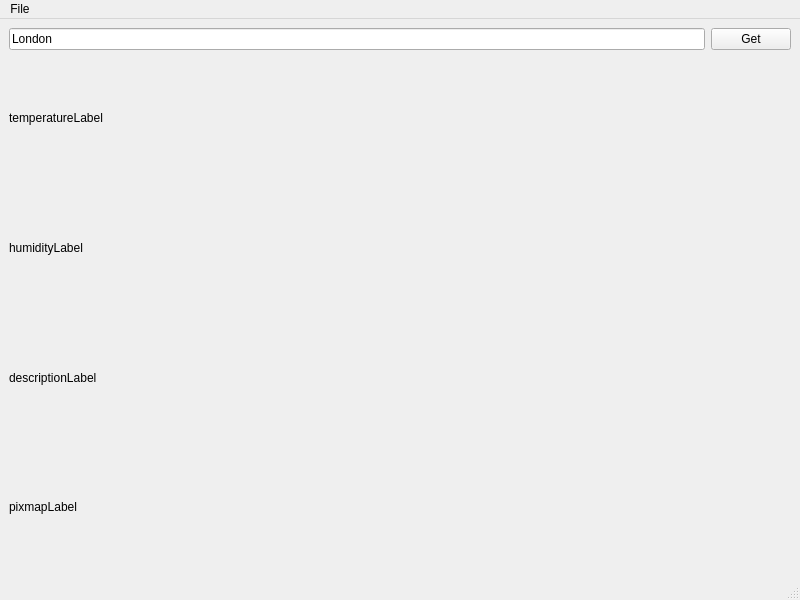
<?xml version="1.0" encoding="UTF-8"?>
<ui version="4.0">
 <class>MainWindow</class>
 <widget class="QMainWindow" name="MainWindow">
  <property name="geometry">
   <rect>
    <x>0</x>
    <y>0</y>
    <width>800</width>
    <height>600</height>
   </rect>
  </property>
  <property name="windowTitle">
   <string>My Weather</string>
  </property>
  <property name="windowIcon">
   <iconset theme="QIcon::ThemeIcon::WeatherStorm"/>
  </property>
  <widget class="QWidget" name="centralwidget">
   <layout class="QGridLayout" name="gridLayout">
    <item row="0" column="0">
     <widget class="QLineEdit" name="cityLineEdit">
      <property name="text">
       <string>London</string>
      </property>
     </widget>
    </item>
    <item row="2" column="0">
     <widget class="QLabel" name="humidityLabel">
      <property name="text">
       <string>humidityLabel</string>
      </property>
     </widget>
    </item>
    <item row="1" column="0">
     <widget class="QLabel" name="temperatureLabel">
      <property name="text">
       <string>temperatureLabel</string>
      </property>
     </widget>
    </item>
    <item row="4" column="0">
     <widget class="QLabel" name="pixmapLabel">
      <property name="text">
       <string>pixmapLabel</string>
      </property>
     </widget>
    </item>
    <item row="3" column="0" colspan="2">
     <widget class="QLabel" name="descriptionLabel">
      <property name="text">
       <string>descriptionLabel</string>
      </property>
     </widget>
    </item>
    <item row="0" column="1">
     <widget class="QPushButton" name="getWeather">
      <property name="text">
       <string>Get</string>
      </property>
     </widget>
    </item>
   </layout>
  </widget>
  <widget class="QMenuBar" name="menubar">
   <property name="geometry">
    <rect>
     <x>0</x>
     <y>0</y>
     <width>800</width>
     <height>23</height>
    </rect>
   </property>
   <widget class="QMenu" name="menuFile">
    <property name="title">
     <string>File</string>
    </property>
    <addaction name="actionSettings"/>
    <addaction name="actionExit"/>
   </widget>
   <addaction name="menuFile"/>
  </widget>
  <widget class="QStatusBar" name="statusbar"/>
  <action name="actionSettings">
   <property name="text">
    <string>Settings</string>
   </property>
  </action>
  <action name="actionExit">
   <property name="text">
    <string>Exit</string>
   </property>
  </action>
 </widget>
 <resources/>
 <connections/>
</ui>
